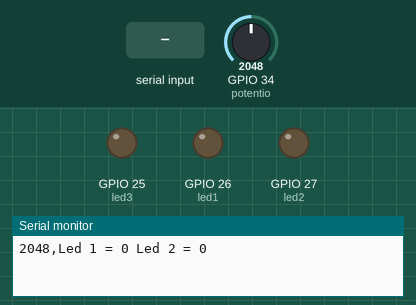
Simulated run of this sketch. Board: ESP32. Shown: output pins drawn as LEDs (lit = HIGH), the last lines printed to the serial monitor. The inputs (shaded band) are chosen by the test bench; at power-on: GPIO 34 (potentio) = 2048.

Above: at 1.2 s.
1.3 s: "Led 1\n" received over Serial
At 3.5 s:
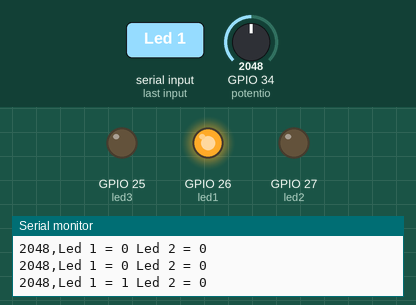
3.8 s: "Led 2\n" received over Serial
At 5.6 s:
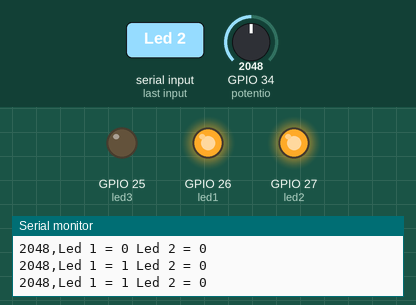
6.3 s: "Led 1\n" received over Serial
At 8.8 s:
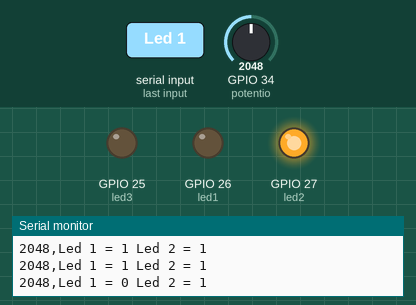
Timing chart, 0 to 10.3 s (numbered marks = the images above; inputs shaded):
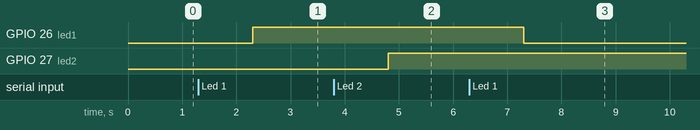

The sketch:

esp32_vbnet_serialcommunication.ino
```cpp
//tutor by nur ahmad dwi wibowo
//youtube channel : Digitalneering https://www.youtube.com/channel/UClxwaaJ-or0SJtlWMi3pHpA


#define potentio 34
#define led1 26
#define led2 27
#define led3 25


int sensorvalue;

void setup() {
  // put your setup code here, to run once:
    Serial.begin(9600);
    pinMode(led1, OUTPUT);
    pinMode(led2, OUTPUT);
    pinMode(led3, OUTPUT);
    pinMode(potentio, INPUT);
}

void loop() {
  // put your main code here, to run repeatedly:
    String request = Serial.readStringUntil ('\r');
    sensorvalue = analogRead(potentio);

    Serial.print(sensorvalue);
    Serial.print(",");
    Serial.print("Led 1 = ");
    Serial.print(digitalRead(led1));
    Serial.print(" ");
    Serial.print("Led 2 = ");
    Serial.println(digitalRead(led2));


    if (request.indexOf("Led 1") != -1){
    digitalWrite(led1, !digitalRead(led1));

    }
    if (request.indexOf("Led 2") != -1){
    digitalWrite(led2, !digitalRead(led2));

    }

}
```

Measured:
- after the input at 1.3 s, GPIO 26 (led1): LOW → HIGH after 1.0 s
- after the input at 3.8 s, GPIO 27 (led2): LOW → HIGH after 1.0 s
- after the input at 6.3 s, GPIO 26 (led1): HIGH → LOW after 1.0 s
